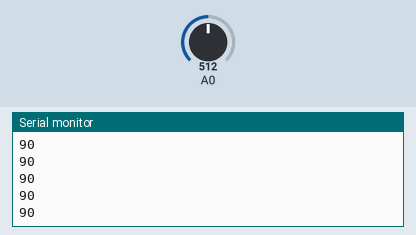
This sketch was run on a simulated Arduino Uno, built with avr-gcc and run on an emulated ATmega328P. Shown: the last lines printed to the serial monitor. The test bench sets the inputs (shaded band); at power-on: A0 = 512.

Above: at 1.2 s.
1.3 s: A0 set to 716
At 2.3 s:
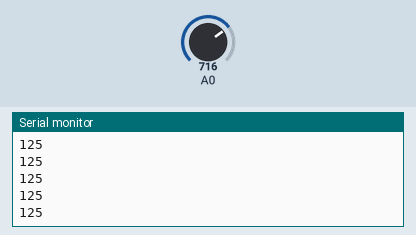
2.8 s: A0 set to 900
At 3.6 s:
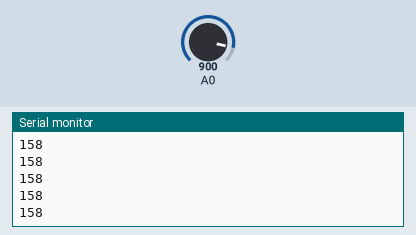
Timing chart, 0 to 5.8 s (numbered marks = the images above; inputs shaded):
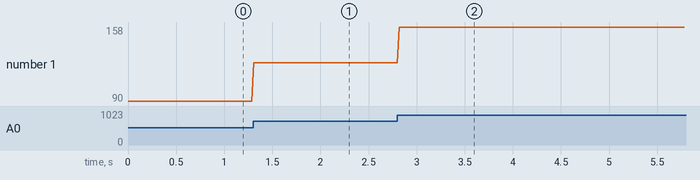

The sketch:

PotentiometerRotator.ino
```cpp
void setup() {
  // put your setup code here, to run once:
  Serial.begin(9600);
}

void loop() {
  // put your main code here, to run repeatedly:
  int sensorValue = analogRead(A0);
  Serial.println(map(analogRead(A0),0,1023,0,180));
  delay(20);
}
```

Measured:
- after the input at 1.3 s, the serial monitor: prints a new line at once (image 1)
- after the input at 2.8 s, the serial monitor: prints a new line at once (image 2)
- plotted number 1: 90 → 125 after the input at 1.3 s, 125 → 158 after the input at 2.8 s
